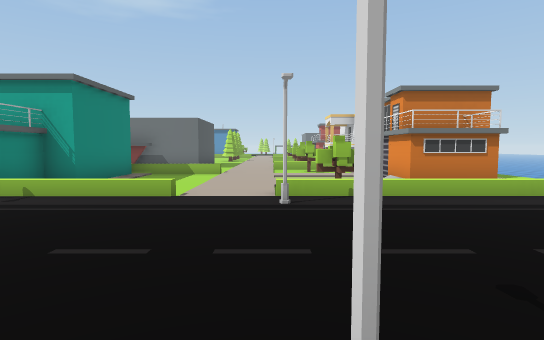
[1] (above)

24 first-person views from a walk through a Unity game level. The camera is 1.5 m above the floor, tilts 4° down and sees 80° across. The floor is counted in squares, 2 m on a side. Each view is taken from the middle of a square. On the plan, view 1 faces up. The plan holds only what a view shows up to about 11 squares ahead; the rest is blank. The place goes on beyond the plan. The player is left out. Some surface patterns are stand-ins.

[2]
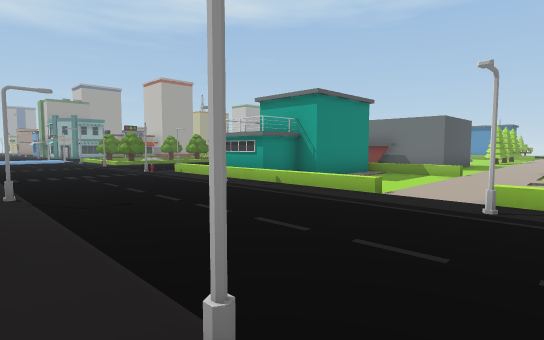

[3]
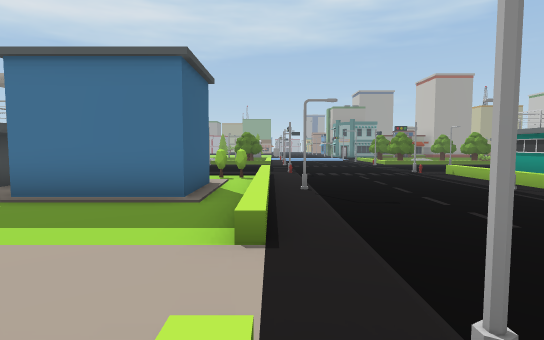

[4]
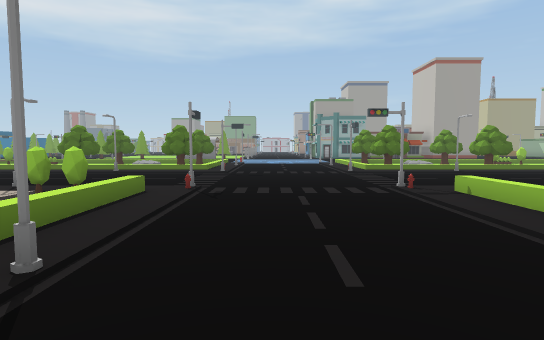

[5]
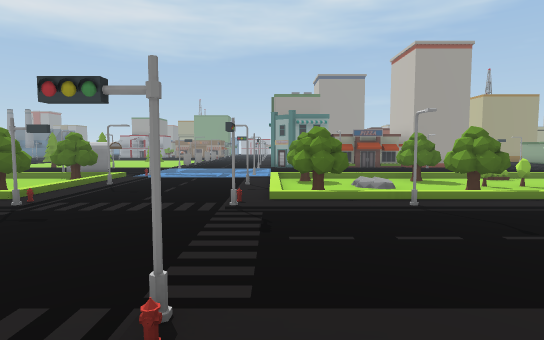

[6]
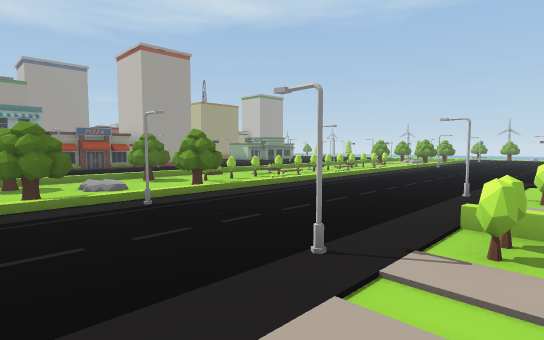

[7]
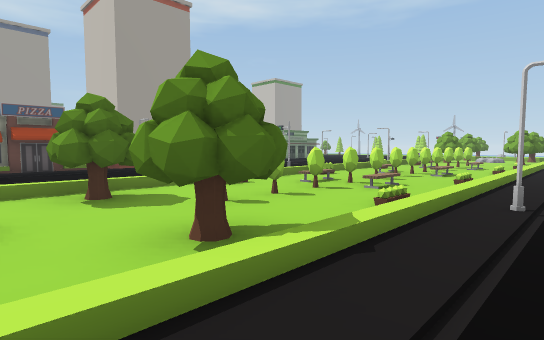

[8]
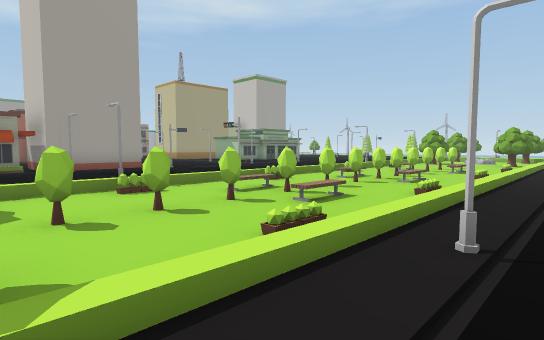

[9]
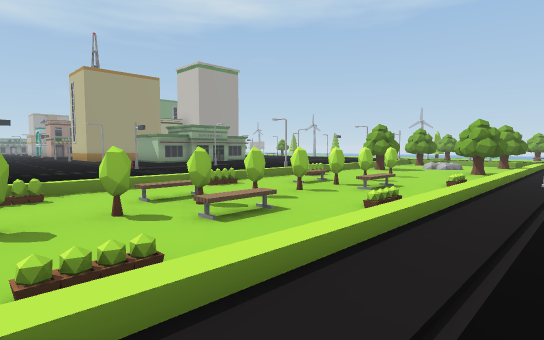

[10]
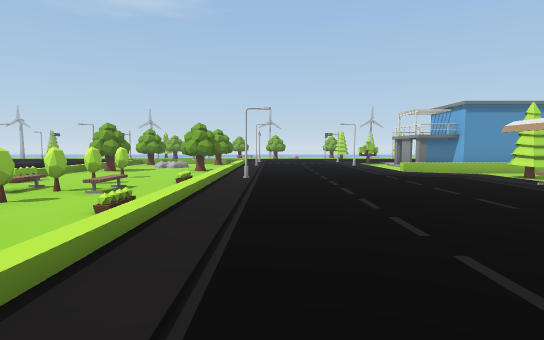

[11]
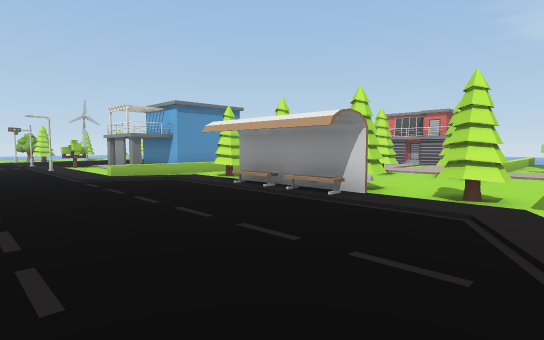

[12]
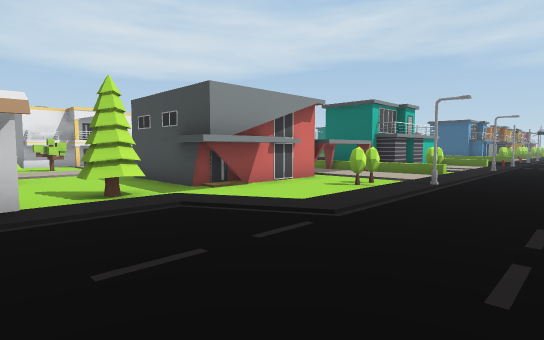

[13]
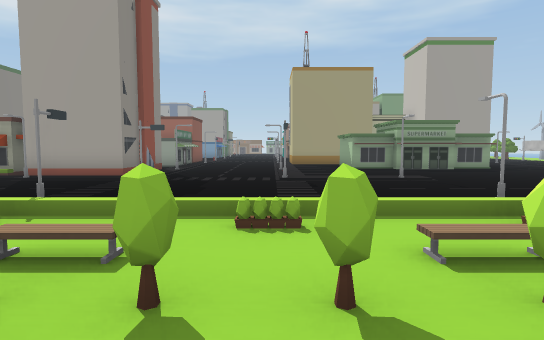

[14]
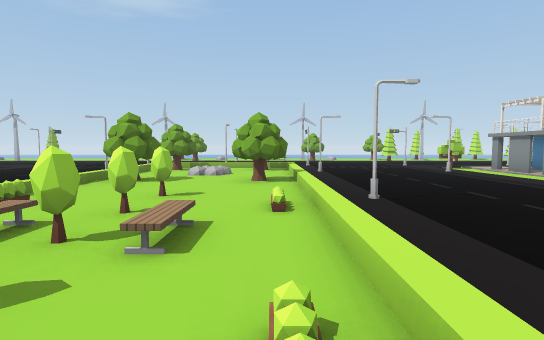

[15]
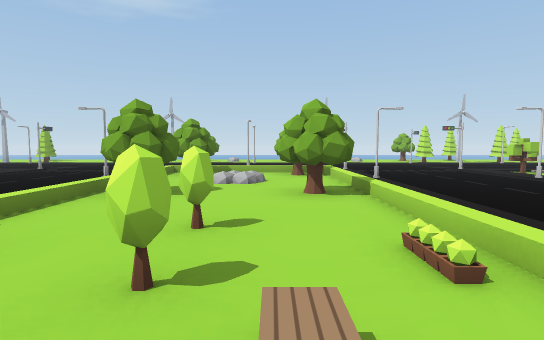

[16]
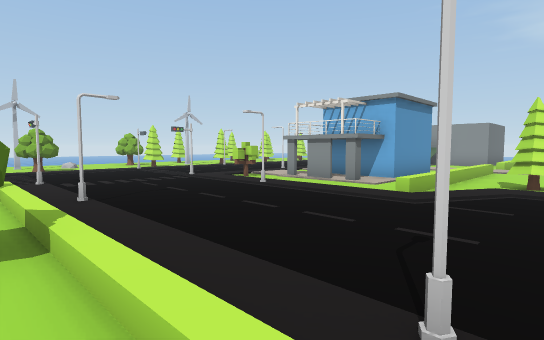

[17]
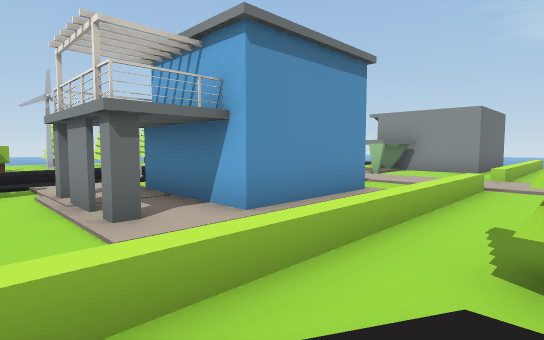

[18]
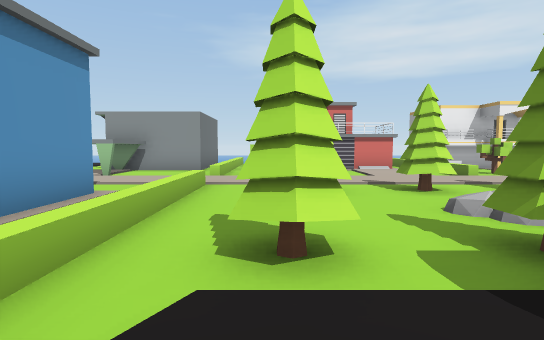

[19]
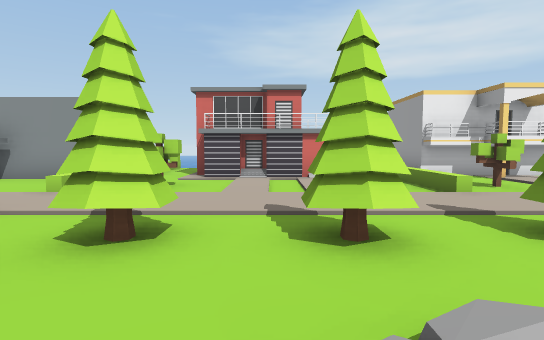

[20]
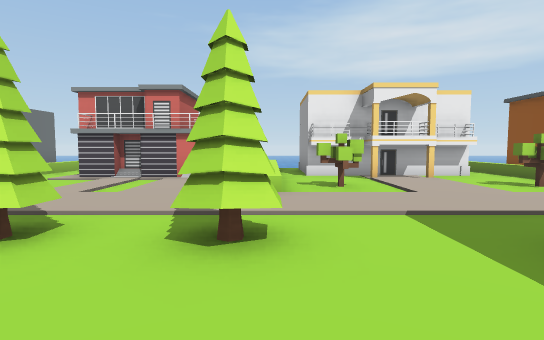

[21]
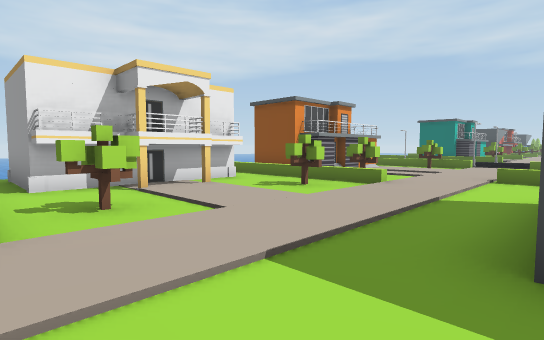

[22]
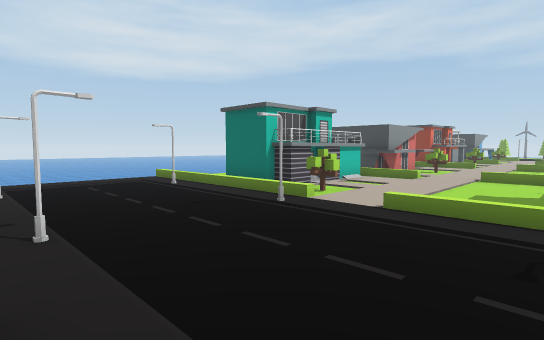

[23]
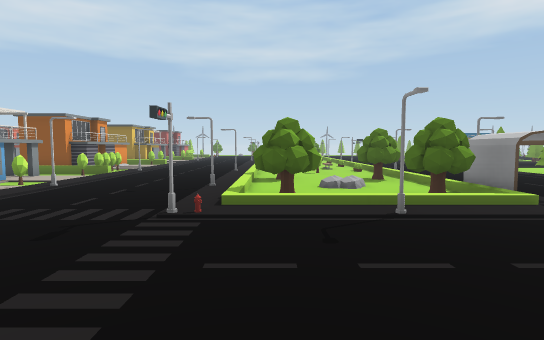

[24]
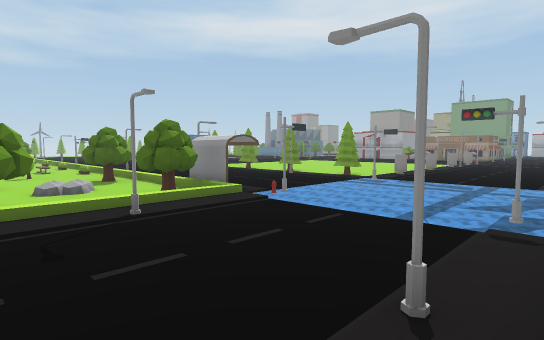

### Floor plan
Key: @ floor where view 1 was taken; # wall or solid block; x gap in a wall; . floor; / step, stairs or slope; = window, fence, low wall or low ledge; ≈ water the walk keeps out of; ^ raised ledge; v drop or lower ground; T tree; S streetlight; B building; I billboard; O other object.
Columns run from 25 left of view 1 to 7 right of it. Each row starts with its distance up from view 1.
 29    ... /T TT/....T..
 28    ..../. ../.....#.#     ###
 27 ......S/.//.S...S.x.#   ..###
 26 ......./T.TT/.......###.....#
 25 ......./T..T/...............####
 24 ...... /..../..........=..T.....
 23 ...... /.O../......T......T..#
 22 ..S...S/OO./S......T...T....##
 21  ..... /.O/./...../O./......#
 20 ...... /.././...../ //.T....#
 19 ..#... /OO.//...../O........#
 18 ...... /.O/./......T...T.//////
 17 ...... /.O/./......T......T..###
 16 ..#...#/OO.//......#.........#
 15 B..... /OO.//......####.....##
 14  B.... /.O/./......#   ......#
 13   ...  /OO../....O.#   ...T..#
 12 BBS.. S/OO./S...S..#   ..///
 11  BB..  /.O../......#   ...T
 10  B/..  /T.TT/....==^^===....###
  9   B..  /T..T/....O.###......
  8        /.//./......###......#
  7       O/....S...S..### .... ##
  6        /T.TT/......##  ...T
  5        //////....///////./////
  4 ..≈   ≈..S..#...#...O....S...O..≈
  3 ..≈    .........................≈
  2 ..≈    .........................≈
  1 ..≈   ≈..S..#...#...S....S...S..≈
  0 I.≈≈≈≈≈//////....//////..@/////.
 -1  T.....TT.TT/....O.###....T###
 -2    ....O..../.....   #.....#
 -3     ..O/.//.S...SO.  #.....#
 -4    ..  /T..T/......###.....#
 -5        /T.TT/......## .....#
 -6        /..../....O    ....v
 -7         .O.            =.

Positions as (right, up) in squares from view 1, and headings:
1: (0, 0), facing up
2: (1, 0), facing up-left
3: (1, 0), facing left
4: (-3, 2), facing left
5: (-7, 5), facing left
6: (-7, 5), facing up-left
7: (-12, 8), facing up-left
8: (-12, 10), facing up-left
9: (-12, 15), facing up-left
10: (-12, 15), facing up
11: (-11, 16), facing up-right
12: (-11, 19), facing down-right
13: (-14, 19), facing left
14: (-14, 18), facing up
15: (-15, 20), facing up
16: (-14, 22), facing up-right
17: (-8, 23), facing up-right
18: (-8, 23), facing right
19: (-5, 21), facing right
20: (-5, 18), facing right
21: (-3, 18), facing down-right
22: (-4, 5), facing down-right
23: (-14, 5), facing down
24: (-14, 5), facing down-left
